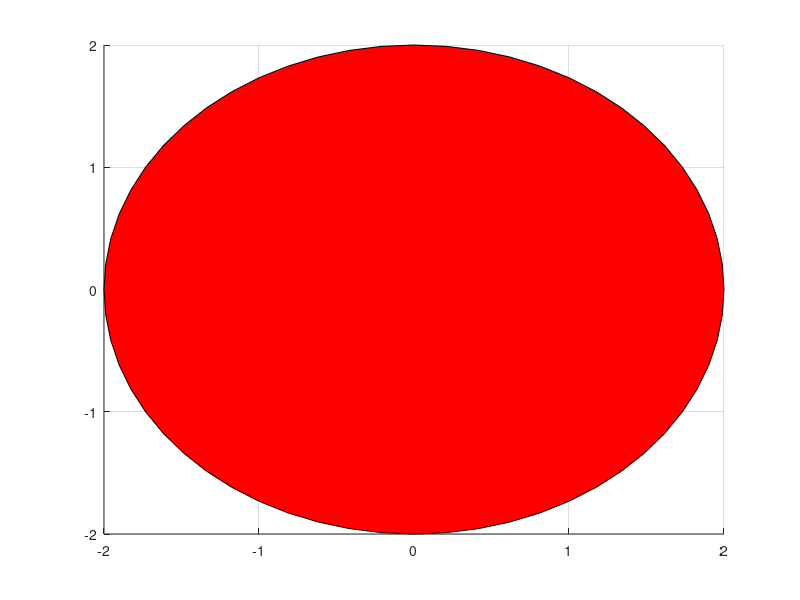

Source code (MATLAB): (Note: this script raises an error after producing the figure.)
clc
clear all
close all

%%%%%%%%%%%%%%%%%%%% set parameters of the target simulation %%%%%%%%%%%%%%%%%%%%%%%%%%%%%

% set time and waypoint of the target trajectory

t = [0 5 10];
points = [4 8; 12 8; 17 20];

%% set obstacles positions and radius

obspoints = [-2 -2;];
radius_obst = [4];

%% target circle shape

target_radius = 0.5;

%% predicted trajectory

horizon_predicted_trajectory = 10;

%%%%%%%%%%%%%%%%%%%%%%%%%%%%%%%%%%%%%%%%%%%%%%%%%%%%%%%%%%%%%%%%%%%%%%%%%%%%%%%%%%%%
%%%%%%%%%%%%%%%%%%%%%%%%%%%% CALL THE SOLVER %%%%%%%%%%%%%%%%

%% Comment this block if you do not have the forces pro license
% Set initial guess to start solver from:

% initializing solver



model.lb = [-0.5 -0.5 -0.5 -30 -30 0   0 0 0];
model.ub = [+0.5 +0.5 +0.5 +30 +30 +30 1 1 1];

model.N = 30;            % horizon length
%model.xfinal = [6; 6; 20; 0; 0; 0]; % v final=0 (standstill)


x0i = model.lb+(model.ub-model.lb)/2;
x0=repmat(x0i',model.N,1);
problem.x0=x0; 

%param = [-5; -10; 20];
%problem.all_parameters=repmat(param, model.N,1);

% Set initial and final conditions. This is usually changing from problem
% instance to problem instance:
problem.xinit = [-5; -15; 0; 0; 0; 0];
%%%%%%%%%%%%%%%%%%%%%%% CALCULATE TARGET TRAJECTORY%%%%%%%%%%%%%%%%%%%%%%%%%%%%%%%%%%%%%%%%%%%%


x = points(:,1);
y = points(:,2);

tq = 0:0.1:10;
slope0 = 0;
slopeF = 0;

pos_x = spline(t,[slope0; x; slopeF],tq);
pos_y = spline(t,[slope0; y; slopeF],tq);

[m n] = size(obspoints);
figure;

%%%%%%%%%% PLOT OBSTACLES %%%%%%%%%%%%%%%%%%%%%%

for i = 1: length(m);
obs = rectangle('Position',[obspoints(i,1) obspoints(i,2) radius_obst(1) radius_obst(1)],'Curvature',[1,1],'FaceColor','r');
end
grid

%%%% uncomment if you want to record the simulation %%%%
vidObj = VideoWriter('peaks.avi');
vidObj.FrameRate = 10;
open(vidObj);
%%%%%%%%%%%%%%% MAIN LOOP %%%%%%
%% In this loop the solver si called and the trajectory of the target and the drone are plotted

for k = 1: length(pos_x)-1

%% call the solver

%param = [pos_x(k); pos_y(k); 20];
%problem.all_parameters=repmat(param, model.N,1);
%problem.xfinal=[pos_x(k);pos_y(k);5; 0; 0; 0];
 param = [pos_x(k); pos_y(k); 6;0 ;0;0];
 problem.all_parameters = repmat(param,30,1);
[output,exitflag,info] = FORCESNLPsolver(problem);

xCenter =pos_x(k);
yCenter = pos_y(k); 

d = target_radius*2;
px = xCenter-0.5;
py = yCenter-0.5;
h = rectangle('Position',[px py d d],'Curvature',[1,1],'FaceColor','b');
h3 = rectangle('Position',[output.x02(4) output.x02(5) d d],'Curvature',[1,1],'FaceColor','g');

hold on
h1 = plot(pos_x(1:k),pos_y(1:k),'--+r','MarkerSize',3);
%h2 = plot(pos_x(k+1:k+horizon_predicted_trajectory), pos_y(k+1:k+horizon_predicted_trajectory),'--+g');
for i=1:30
    TEMP(:,i) = output.(['x',sprintf('%02d',i)]);
    x_temp = TEMP(4,:);
    y_temp = TEMP(5,:);
    z_temp = TEMP(6,:);
end

h4 = plot(x_temp',y_temp','--');
axis([-10 20 -20 30])


pause(0.1);
currFrame = getframe;
writeVideo(vidObj,currFrame);

set(h,'Visible','off')
%set(h2,'Visible', 'off')
set(h3, 'Visible', 'off')
set(h4, 'Visible', 'off')

%legend('obstacles','target', 'target trajectory', 'predicted trajectory')

problem.xinit(1) = output.x02(4);
problem.xinit(2) = output.x02(5);
problem.xinit(3) = output.x02(6);
problem.xinit(4) = output.x02(7);
problem.xinit(5) = output.x02(8);
problem.xinit(6) = output.x02(9);

%%% plot trajectory calculated by the solver

for i=1:30
    TEMP(:,i) = output.(['x',sprintf('%02d',i)]);
    x_temp = TEMP(4,:);
    y_temp = TEMP(5,:);
    z_temp = TEMP(6,:);
end

z(k) = output.x02(6);
end

height_target = zeros(1,100);
figure(2)
plot(tq(1,1:100),z,'g');
hold on
plot(tq(1,1:100),height_target, 'b')
legend('drone height','target height')
xlabel('time[s]')
ylabel('height[m]')
close(vidObj);


